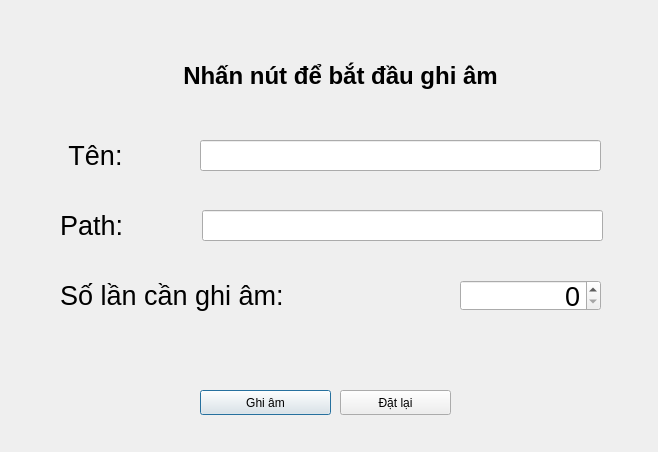
<?xml version="1.0" encoding="UTF-8"?>
<ui version="4.0">
 <class>Dialog</class>
 <widget class="QDialog" name="Dialog">
  <property name="geometry">
   <rect>
    <x>0</x>
    <y>0</y>
    <width>658</width>
    <height>452</height>
   </rect>
  </property>
  <property name="windowTitle">
   <string>Dialog</string>
  </property>
  <widget class="QLabel" name="title_label">
   <property name="geometry">
    <rect>
     <x>140</x>
     <y>50</y>
     <width>401</width>
     <height>51</height>
    </rect>
   </property>
   <property name="font">
    <font>
     <pointsize>18</pointsize>
     <weight>75</weight>
     <bold>true</bold>
    </font>
   </property>
   <property name="text">
    <string>Nhấn nút để bắt đầu ghi âm</string>
   </property>
   <property name="alignment">
    <set>Qt::AlignCenter</set>
   </property>
  </widget>
  <widget class="QPushButton" name="record_button">
   <property name="geometry">
    <rect>
     <x>200</x>
     <y>390</y>
     <width>131</width>
     <height>25</height>
    </rect>
   </property>
   <property name="text">
    <string>Ghi âm</string>
   </property>
  </widget>
  <widget class="QLabel" name="name_label">
   <property name="geometry">
    <rect>
     <x>50</x>
     <y>140</y>
     <width>91</width>
     <height>31</height>
    </rect>
   </property>
   <property name="font">
    <font>
     <pointsize>20</pointsize>
    </font>
   </property>
   <property name="text">
    <string>Tên:</string>
   </property>
   <property name="alignment">
    <set>Qt::AlignCenter</set>
   </property>
  </widget>
  <widget class="QPushButton" name="reset_button">
   <property name="geometry">
    <rect>
     <x>340</x>
     <y>390</y>
     <width>111</width>
     <height>25</height>
    </rect>
   </property>
   <property name="text">
    <string>Đặt lại</string>
   </property>
  </widget>
  <widget class="QLineEdit" name="name_lineEdit">
   <property name="geometry">
    <rect>
     <x>200</x>
     <y>140</y>
     <width>401</width>
     <height>31</height>
    </rect>
   </property>
   <property name="font">
    <font>
     <pointsize>17</pointsize>
    </font>
   </property>
   <property name="alignment">
    <set>Qt::AlignRight|Qt::AlignTrailing|Qt::AlignVCenter</set>
   </property>
  </widget>
  <widget class="QLabel" name="times_needed_label">
   <property name="geometry">
    <rect>
     <x>60</x>
     <y>280</y>
     <width>251</width>
     <height>31</height>
    </rect>
   </property>
   <property name="font">
    <font>
     <pointsize>20</pointsize>
    </font>
   </property>
   <property name="text">
    <string>Số lần cần ghi âm:</string>
   </property>
  </widget>
  <widget class="QSpinBox" name="times_needed_spinbox">
   <property name="geometry">
    <rect>
     <x>460</x>
     <y>280</y>
     <width>141</width>
     <height>31</height>
    </rect>
   </property>
   <property name="font">
    <font>
     <pointsize>20</pointsize>
    </font>
   </property>
   <property name="alignment">
    <set>Qt::AlignRight|Qt::AlignTrailing|Qt::AlignVCenter</set>
   </property>
  </widget>
  <widget class="QLabel" name="path_label">
   <property name="geometry">
    <rect>
     <x>60</x>
     <y>210</y>
     <width>71</width>
     <height>31</height>
    </rect>
   </property>
   <property name="font">
    <font>
     <pointsize>20</pointsize>
    </font>
   </property>
   <property name="text">
    <string>Path:</string>
   </property>
  </widget>
  <widget class="QLineEdit" name="path_edit">
   <property name="geometry">
    <rect>
     <x>202</x>
     <y>210</y>
     <width>401</width>
     <height>31</height>
    </rect>
   </property>
   <property name="font">
    <font>
     <pointsize>17</pointsize>
    </font>
   </property>
   <property name="alignment">
    <set>Qt::AlignRight|Qt::AlignTrailing|Qt::AlignVCenter</set>
   </property>
  </widget>
 </widget>
 <resources/>
 <connections/>
</ui>
